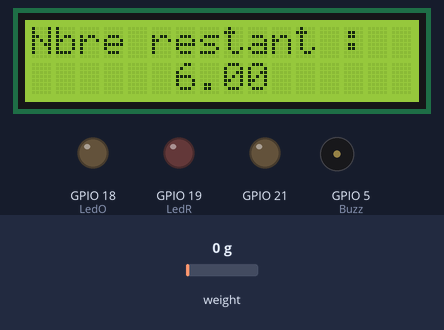
The sketch below on a simulated ESP32. Parts: 16×2 character LCD, output pins drawn as LEDs (lit = HIGH), buzzer (waves = sounding, pin HIGH). The inputs (shaded band) are chosen by the test bench; at power-on: weight on the scale 0 g. WiFi joins after 1.5 s; servers stay silent unless stated; uploads are accepted with an empty reply; what the sketch prints to the serial monitor is not drawn.

Above: at 2.7 s.
2.8 s: weight on the scale set to 894 g
At 6.3 s:
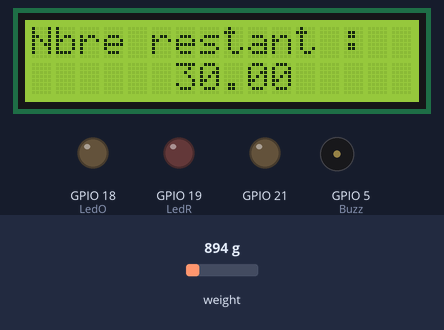
6.6 s: weight on the scale set to 973 g
At 10.9 s:
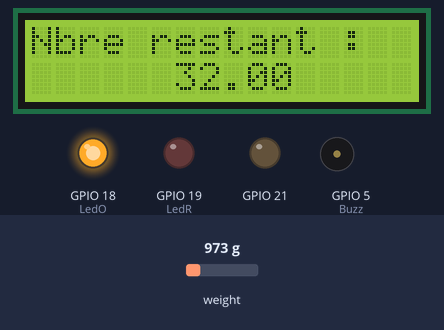
11.6 s: weight on the scale set to 100 g
At 14.1 s:
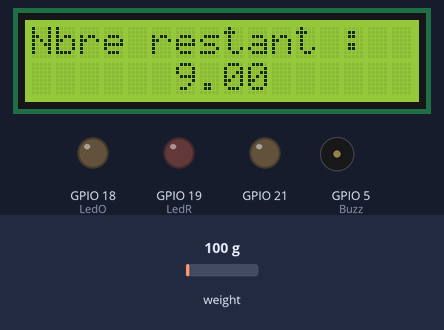
Timing chart, 0 to 15.6 s (numbered marks = the images above; inputs shaded):
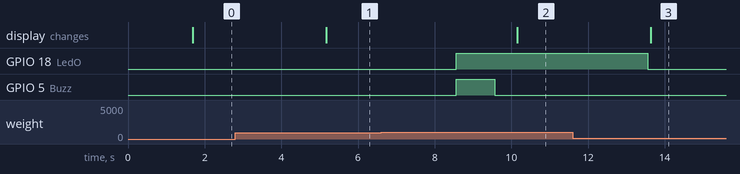

The sketch:

scal.ino
```cpp
#include "HX711.h"
#include "WiFi.h"
#include "SPI.h"
#include "HTTPClient.h"
#include <Wire.h>
#include <LiquidCrystal_I2C.h>

#define LED 2
#define DOUT  26
#define CLK  25
LiquidCrystal_I2C lcd(0x27, 16,2);
HX711 scale;
int LedV = 23;
int LedR = 19;
int LedO = 18;
int Buzz = 5;
float calibration_factor = 120000.00 ;
float kabaweight ;
float nbre_pieces;

float load;
String quantity,fk_poste,fk_kaba;

// Replace with your network credentials
const char* ssid = "Hanchour";
const char* password =  "fati1954";

void readsensor () {
    scale.begin(26, 25);
    scale.set_scale(calibration_factor); //Adjust to this calibration factor

    float items_weight = scale.get_units() ; // variable contenant le weight scale
    kabaweight = items_weight + 0.724;
    nbre_pieces = round((kabaweight- 0.493) / 0.038) ;
    if (nbre_pieces < 0 )
    { nbre_pieces = 0 ;}
    if (nbre_pieces < 6)
    { digitalWrite(LedR, HIGH);
      digitalWrite(LedV, LOW);
      digitalWrite(LedO, LOW);
      digitalWrite(Buzz, HIGH);
      delay (1000);
      digitalWrite(Buzz, LOW);
      delay (500);
      }
    if (nbre_pieces > 30)
    { digitalWrite(LedO, HIGH);
      digitalWrite(LedR, LOW);
      digitalWrite(LedV, LOW);
      digitalWrite(Buzz, HIGH);
      delay (1000);
      digitalWrite(Buzz, LOW);
      delay (500);}
    if ((nbre_pieces > 5) && (nbre_pieces <= 30))
    { digitalWrite(LedO, LOW);
      digitalWrite(LedR, LOW);
      digitalWrite(LedV, HIGH);
      digitalWrite(Buzz, LOW);}
    lcd.init();
    lcd.backlight();
    lcd.setCursor(0,0);
    lcd.print("Nbre restant :");
    lcd.setCursor(6,1);
    lcd.print(nbre_pieces);
    Serial.print ("weight is :"   ) ;
    Serial.println (kabaweight,3);
    Serial.println (nbre_pieces);
    Serial.println();
    kabaweight =scale.get_units() ;
}
void sendData(){
  if(WiFi.status()== WL_CONNECTED){
    HTTPClient http;
    String url = "http://lee.leocontact.tn/connected_kaba/esp_data.php?fk_poste=" + fk_poste
                          + "&fk_kaba=" + fk_kaba + "&quantity=" + quantity;

    // Your Domain name with URL path or IP address with path
    http.begin(url.c_str());
    int httpResponseCode = http.GET();

    if (httpResponseCode>0) {
      Serial.print("HTTP Response code: ");
      Serial.println(httpResponseCode);
    }
    else {
      Serial.print("Error code: ");
      Serial.println(httpResponseCode);
    }
    // Free resources
    http.end();
  }
  else {
    Serial.println("WiFi Disconnected");
  }
  //Send an HTTP POST request every 3 seconds
  delay(3000);
}

void setup() {
  Serial.begin(9600);

  scale.set_scale();
  pinMode(5, OUTPUT);
  pinMode(18, OUTPUT);
  pinMode(19, OUTPUT);
  pinMode(21, OUTPUT);
  WiFi.begin(ssid, password);
  Serial.println("Connecting");
  while(WiFi.status() != WL_CONNECTED) {
    delay(500);
    Serial.print(".");
  }
  Serial.println("");
  Serial.print("Connected to WiFi network with IP Address: ");
  Serial.println(WiFi.localIP());

}

void loop() {
  readsensor();
  quantity = nbre_pieces;
  fk_poste = "1";
  fk_kaba = "1";
  sendData();
}
```

Measured:
- the behaviour switches between 928 and 929 g on weight on the scale (found by bisection; images 1 and 2)
- after the input at 2.8 s, the display: changes after 2.4 s (image 1)
- after the input at 6.6 s, GPIO 18 (LedO): LOW → HIGH after 2.0 s; GPIO 5 (Buzz): LOW → HIGH after 2.0 s, → LOW 1.0 s later; the display: changes after 3.6 s (image 2)
- after the input at 11.6 s, GPIO 18 (LedO): HIGH → LOW after 2.0 s; GPIO 5 (Buzz): stops changing and stays LOW; the display: changes after 2.0 s (image 3)
